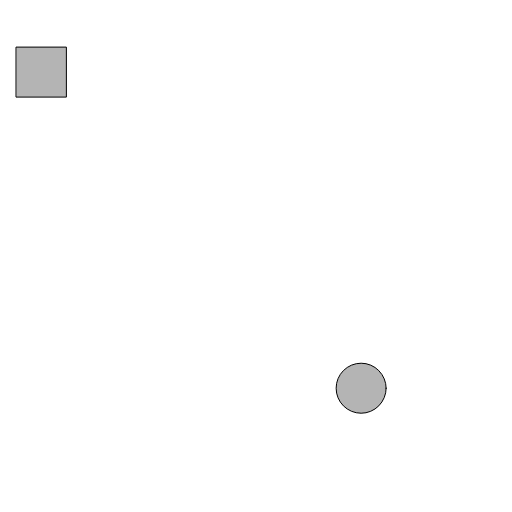
Frame 1 (no input)
Frame 60 (no input): identical to frame 1, image omitted
Frame 120 (the mouse pressed at the canvas centre since frame 60): identical to frame 1, image omitted

The p5.js sketch that drew this single still picture (run headless with seeded random() and noise() and a simulated clock; from frame 60 on, the mouse is pressed at the canvas centre):

// p5.js sketch
// ── sketch.js
let x = Math.random() * 400;
let y = Math.random() * 400;
let x2 = Math.random() * 400;
let y2 = Math.random() * 400;

function setup() {
  createCanvas(512, 512);
}

function draw() {
// Hvis venstre piletast er trykket ned bliver cirklen rykket 5 til venstre hvert frame.
  if (keyIsDown(LEFT_ARROW)) {
    x -= 5;
  }
// Hvis højre piletast er trykket ned bliver cirklen rykket 5 til højre hvert frame.
  if (keyIsDown(RIGHT_ARROW)) {
    x += 5;
  }
// Hvis up piletast er trykket ned bliver cirklen rykket 5 up hvert frame.
  if (keyIsDown(UP_ARROW)) {
    y -= 5;
  }
// Hvis ned piletast er trykket ned bliver cirklen rykket 5 ned hvert frame.
  if (keyIsDown(DOWN_ARROW)) {
    y += 5;
  }
  if (keyIsDown(65)) {
    x2 -= 5;
  }
  if (keyIsDown(68)) {
    x2 += 5;
  }
  if (keyIsDown(87)) {
    y2 -= 5;
  }
  if (keyIsDown(83)) {
    y2 += 5;
  }
background(255)
fill(180);
// x og y bliver manipuleret så at den bevæger sig.
  ellipse(x, y, 50, 50);
// rektangel mus
  rect(x2, y2, 50, 50);
}
